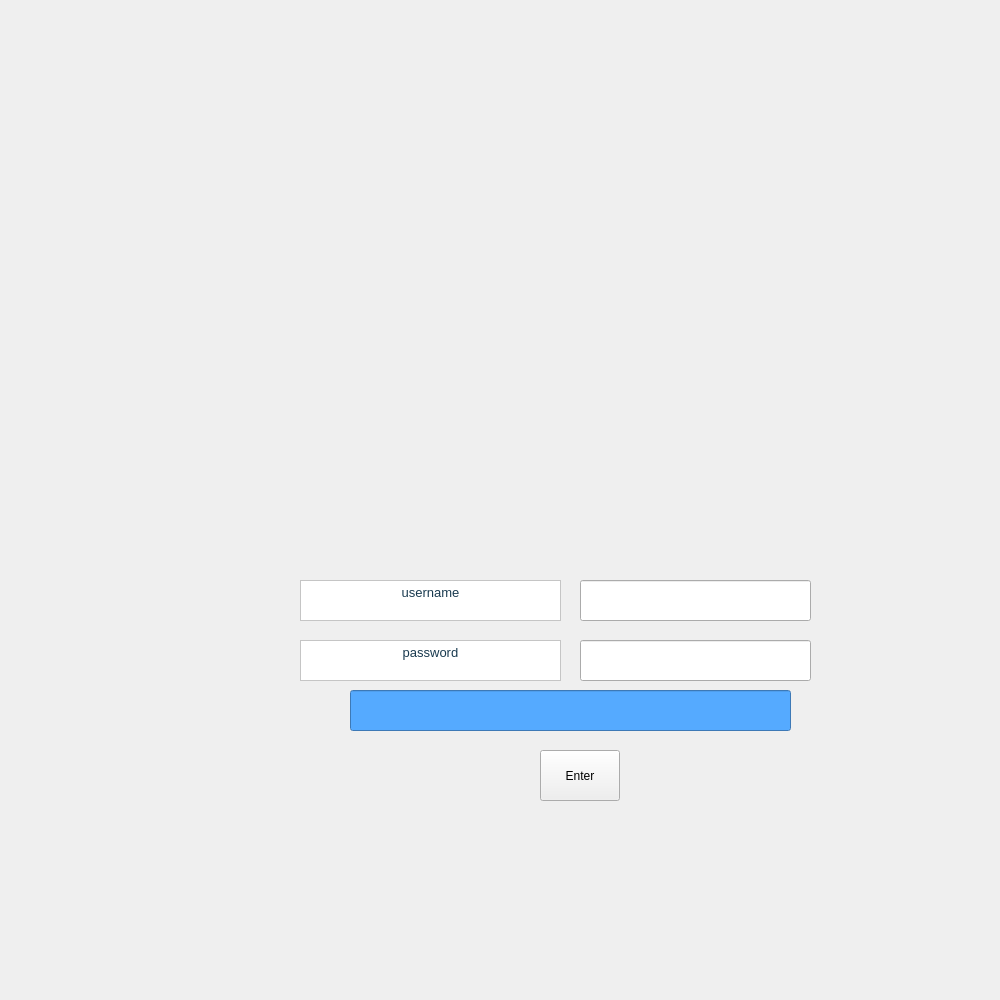
<?xml version="1.0" encoding="UTF-8"?>
<ui version="4.0">
 <class>log_in</class>
 <widget class="QDialog" name="log_in">
  <property name="geometry">
   <rect>
    <x>0</x>
    <y>0</y>
    <width>1000</width>
    <height>1000</height>
   </rect>
  </property>
  <property name="minimumSize">
   <size>
    <width>1000</width>
    <height>1000</height>
   </size>
  </property>
  <property name="maximumSize">
   <size>
    <width>1000</width>
    <height>1000</height>
   </size>
  </property>
  <property name="windowTitle">
   <string>Dialog</string>
  </property>
  <property name="styleSheet">
   <string notr="true">background-image: url(:/new/prefix1/WELCOM.png);</string>
  </property>
  <widget class="QPushButton" name="pushButton">
   <property name="geometry">
    <rect>
     <x>570</x>
     <y>1010</y>
     <width>80</width>
     <height>51</height>
    </rect>
   </property>
   <property name="text">
    <string>save</string>
   </property>
  </widget>
  <widget class="QLineEdit" name="usertxt">
   <property name="geometry">
    <rect>
     <x>580</x>
     <y>580</y>
     <width>231</width>
     <height>41</height>
    </rect>
   </property>
  </widget>
  <widget class="QLineEdit" name="alarmtxt">
   <property name="geometry">
    <rect>
     <x>350</x>
     <y>690</y>
     <width>441</width>
     <height>41</height>
    </rect>
   </property>
   <property name="styleSheet">
    <string notr="true">background-color: rgb(85, 170, 255);
font: 11pt &quot;Magic R&quot;;
color: rgb(255, 26, 26);</string>
   </property>
   <property name="readOnly">
    <bool>true</bool>
   </property>
  </widget>
  <widget class="QTextEdit" name="textEdit_2">
   <property name="geometry">
    <rect>
     <x>300</x>
     <y>640</y>
     <width>261</width>
     <height>41</height>
    </rect>
   </property>
   <property name="styleSheet">
    <string notr="true">background-color: rgb(255, 255, 255);</string>
   </property>
   <property name="readOnly">
    <bool>true</bool>
   </property>
   <property name="html">
    <string>&lt;!DOCTYPE HTML PUBLIC &quot;-//W3C//DTD HTML 4.0//EN&quot; &quot;http://www.w3.org/TR/REC-html40/strict.dtd&quot;&gt;
&lt;html&gt;&lt;head&gt;&lt;meta name=&quot;qrichtext&quot; content=&quot;1&quot; /&gt;&lt;style type=&quot;text/css&quot;&gt;
p, li { white-space: pre-wrap; }
&lt;/style&gt;&lt;/head&gt;&lt;body style=&quot; font-family:'MS Shell Dlg 2'; font-size:7.8pt; font-weight:400; font-style:normal;&quot;&gt;
&lt;p align=&quot;center&quot; style=&quot; margin-top:0px; margin-bottom:0px; margin-left:0px; margin-right:0px; -qt-block-indent:0; text-indent:0px;&quot;&gt;&lt;span style=&quot; font-size:10pt; color:#193a4f;&quot;&gt;password&lt;/span&gt;&lt;/p&gt;&lt;/body&gt;&lt;/html&gt;</string>
   </property>
  </widget>
  <widget class="QPushButton" name="pushButton_2">
   <property name="geometry">
    <rect>
     <x>540</x>
     <y>750</y>
     <width>80</width>
     <height>51</height>
    </rect>
   </property>
   <property name="text">
    <string>Enter</string>
   </property>
  </widget>
  <widget class="QTextEdit" name="textEdit_3">
   <property name="enabled">
    <bool>true</bool>
   </property>
   <property name="geometry">
    <rect>
     <x>300</x>
     <y>580</y>
     <width>261</width>
     <height>41</height>
    </rect>
   </property>
   <property name="styleSheet">
    <string notr="true">background-color: rgb(255, 255, 255);</string>
   </property>
   <property name="readOnly">
    <bool>true</bool>
   </property>
   <property name="html">
    <string>&lt;!DOCTYPE HTML PUBLIC &quot;-//W3C//DTD HTML 4.0//EN&quot; &quot;http://www.w3.org/TR/REC-html40/strict.dtd&quot;&gt;
&lt;html&gt;&lt;head&gt;&lt;meta name=&quot;qrichtext&quot; content=&quot;1&quot; /&gt;&lt;style type=&quot;text/css&quot;&gt;
p, li { white-space: pre-wrap; }
&lt;/style&gt;&lt;/head&gt;&lt;body style=&quot; font-family:'MS Shell Dlg 2'; font-size:7.8pt; font-weight:400; font-style:normal;&quot;&gt;
&lt;p align=&quot;center&quot; style=&quot; margin-top:0px; margin-bottom:0px; margin-left:0px; margin-right:0px; -qt-block-indent:0; text-indent:0px;&quot;&gt;&lt;span style=&quot; font-size:10pt; color:#193a4f;&quot;&gt;username&lt;/span&gt;&lt;/p&gt;&lt;/body&gt;&lt;/html&gt;</string>
   </property>
  </widget>
  <widget class="QLineEdit" name="passtxt">
   <property name="geometry">
    <rect>
     <x>580</x>
     <y>640</y>
     <width>231</width>
     <height>41</height>
    </rect>
   </property>
  </widget>
 </widget>
 <resources/>
 <connections/>
</ui>
